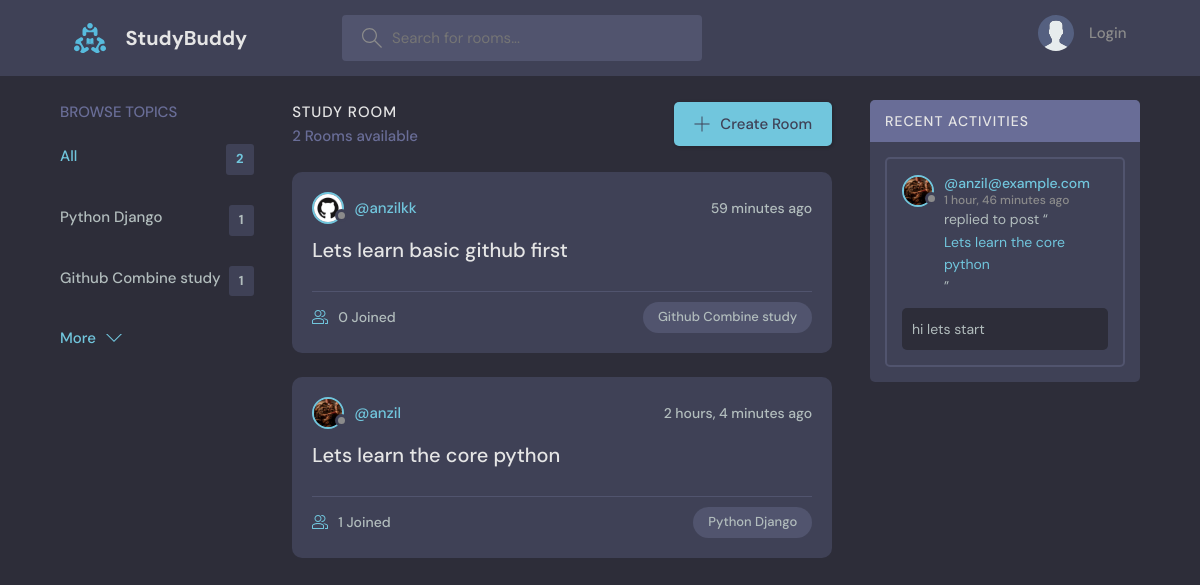
The page / on the database its author committed.
### baseapp/models.py (models this page shows, shortened)
class Topic(models.Model):
    name = models.CharField(max_length=200)
    def __str__(self):
        return self.name

class Room(models.Model):
    host = models.ForeignKey(User,on_delete=models.SET_NULL,null=True)
    topic = models.ForeignKey(Topic,on_delete=models.SET_NULL,null=True)
    name = models.CharField(max_length=200)
    description = models.TextField(null=True,blank=True)
    participants= models.ManyToManyField(User,related_name="participants",blank=True)
    updated = models.DateTimeField(auto_now=True)
    created = models.DateTimeField(auto_now_add=True)
    class Meta:
        ordering = ['-updated','-created']
    def __str__(self):
        return self.name

class User(AbstractUser):
    name = models.CharField(max_length=200 , null=True)
    email = models.EmailField(null=True,unique=True)
    bio = models.TextField(null=True)
    avatar=models.ImageField(null=True,default='avatar.svg')
    USERNAME_FIELD = 'email'
    REQUIRED_FIELDS = []

class Message(models.Model):
    user = models.ForeignKey(User,on_delete=models.CASCADE)
    room = models.ForeignKey(Room,on_delete=models.CASCADE)
    body = models.TextField()
    updated = models.DateTimeField(auto_now=True)
    created = models.DateTimeField(auto_now_add=True)
    class Meta:
        ordering = ['-updated','-created']

### baseapp/views.py (the view)
# urls.py: path('',views.home,name='home'),
def home(request):
    q = request.GET.get('q') if request.GET.get('q') != None else ''
    room = Room.objects.filter(Q(topic__name__icontains=q) | Q(description__icontains=q) | Q(name__icontains=q) )
    topics = Topic.objects.all()[0:5]
    room_count = room.count()
    room_messages = Message.objects.filter(Q(room__topic__name__icontains=q))
    context={
        'rooms':room,
        'topics':topics,
        'room_count':room_count,
        'room_messages':room_messages,
    }
    return render(request,'baseapp/home.html',context )

### baseapp/templates/baseapp/home.html (shortened to what this page needs)
{% extends 'main.html' %}
{% block content %}
    <main class="layout layout--3">
      <div class="container">
        {% include 'baseapp/topics_component.html' %}
        <div class="roomList">
          <div class="roomList__header">
            <div>
              <h2>Study Room</h2>
              <p>{{room_count}} Rooms available</p>
            </div>
            <a class="btn btn--main" href="{% url 'create-room' %}">
              <svg version="1.1" xmlns="http://www.w3.org/2000/svg" width="32" height="32" viewBox="0 0 32 32">
                <title>add</title>
                <path
                  d="M16.943 0.943h-1.885v14.115h-14.115v1.885h14.115v14.115h1.885v-14.115h14.115v-1.885h-14.115v-14.115z"
                ></path>
              </svg>
              Create Room
            </a>
          </div>
          {% include 'baseapp/feed_component.html' %}
        </div>
        {% include 'baseapp/activity_component.html' %}
      </div>
    </main>
{% endblock %}

### baseapp/templates/baseapp/topics_component.html
<div class="topics">
    <div class="topics__header">
      <h2>Browse Topics</h2>
    </div>
    <ul class="topics__list">
      <li>
        <a href="{% url 'home' %}" class="active">All <span>{{topics.count}}</span></a>
      </li>
      {% for topic in topics %}
      <li>
        <a href="{% url 'home' %}?q={{topic.name}}">{{topic.name}}<span>{{topic.room_set.all.count}}</span></a>
      </li>
      {% endfor %}
    </ul>
    <a class="btn btn--link" href="{% url 'topics' %}">
      More
      <svg version="1.1" xmlns="http://www.w3.org/2000/svg" width="32" height="32" viewBox="0 0 32 32">
        <title>chevron-down</title>
        <path d="M16 21l-13-13h-3l16 16 16-16h-3l-13 13z"></path>
      </svg>
    </a>
  </div>

### baseapp/templates/baseapp/feed_component.html (shortened to what this page needs)
{% for room in rooms %}
<div class="roomListRoom">
   <div class="roomListRoom__header">
     <a href="{% url 'user-profile' room.host.id %}" class="roomListRoom__author">
       <div class="avatar avatar--small">
         <img src="{{room.host.avatar.url}}" />
       </div>
       <span>@{{room.host.username}}</span>
     </a>
     <div class="roomListRoom__actions">
       <span>{{room.created|timesince}} ago</span>
     </div>
   </div>
   <div class="roomListRoom__content">
     <a href="{% url 'room' room.id %}">{{room.name}}</a>
   </div>
   <div class="roomListRoom__meta">
     <a href="{% url 'room' room.id %}" class="roomListRoom__joined">
       {{room.participants.all.count}} Joined
     </a>
     <p class="roomListRoom__topic">{{room.topic}}</p>
   </div>
 </div>
 {% endfor %}

### baseapp/templates/baseapp/activity_component.html (shortened to what this page needs)
<div class="activities">
    <div class="activities__header">
      <h2>Recent Activities</h2>
    </div>
    {% for message in room_messages %}
    <div class="activities__box">
      <div class="activities__boxHeader roomListRoom__header">
        <a href="{% url 'user-profile' message.user.id %}" class="roomListRoom__author">
          <div class="avatar avatar--small">
            <img src="{{message.user.avatar.url}}" />
          </div>
          <p>
            @{{message.user}}
            <span>{{message.created | timesince}} ago</span>
          </p>
        </a>
      </div>
      <div class="activities__boxContent">
        <p>replied to post “<a href="{% url 'room' message.room.id %}">{{message.room}}</a>”</p>
        <div class="activities__boxRoomContent">
          {{message.body}}
        </div>
      </div>
    </div>
    {% endfor %}
  </div>

### rows shown on the page
Topic: name "Python Django", room_set.all.count "1"
Topic: name "Github Combine study", room_set.all.count "1"
Room: host.avatar (picture), host.username "anzilkk", created "59 minutes", name "Lets learn basic github first", participants.all.count "0", topic "Github Combine study"
Room: host.avatar (picture), host.username "anzil", created "2 hours, 4 minutes", name "Lets learn the core python", participants.all.count "1", topic "Python Django"
Message: user.avatar (picture), user "anzil@example.com", created "1 hour, 46 minutes", room "Lets learn the core python", body "hi lets start"

### other values the page prints
{{ topics.count }} "2"
{{ room_count }} "2"
